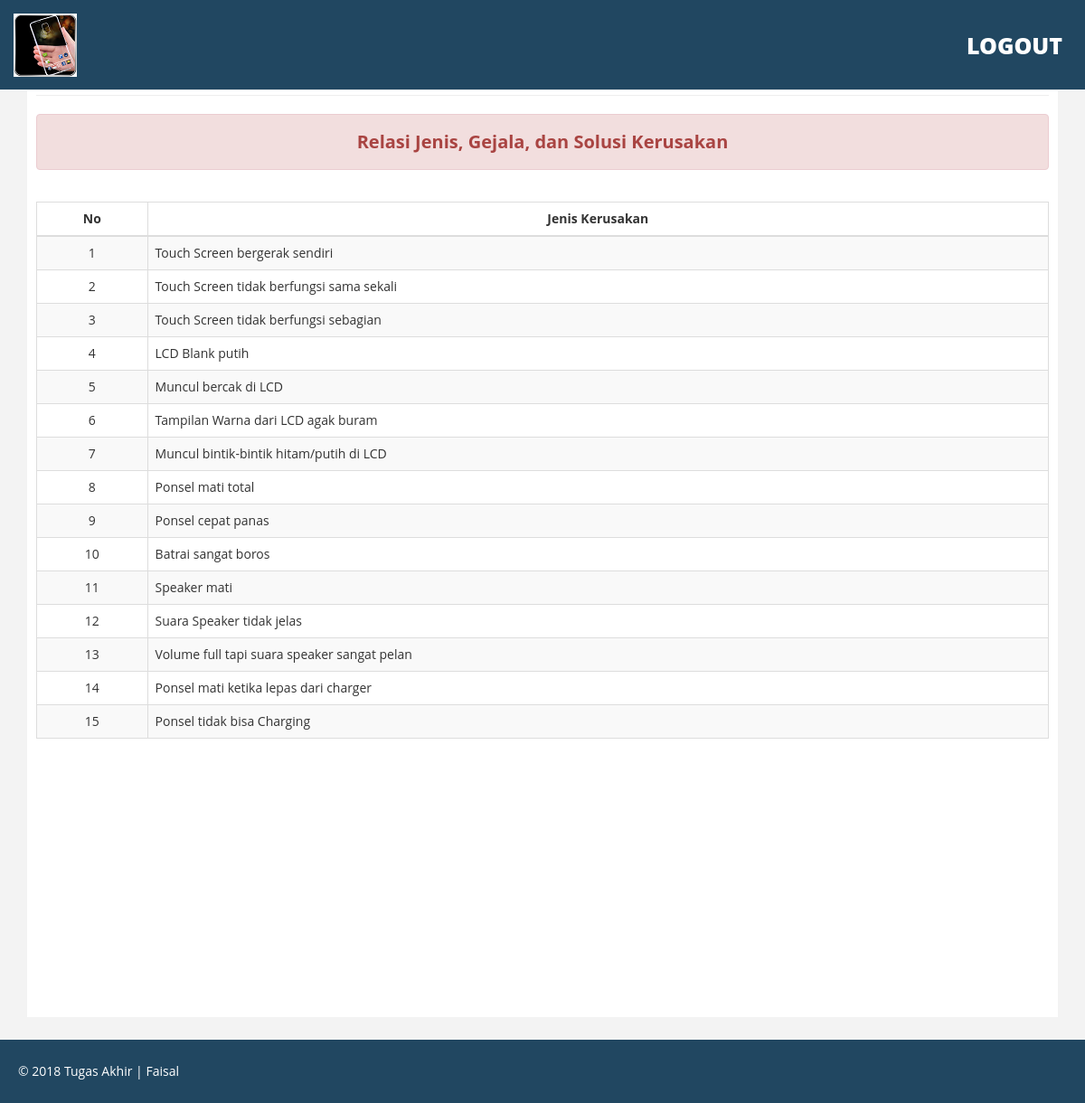
Screenshot of /admin/lihatrelasi with the database file from the repository.
### tables this page shows
CREATE TABLE IF NOT EXISTS `gejala_kerusakan` (
  `id` int(11) NOT NULL AUTO_INCREMENT,
  `nama` varchar(200) NOT NULL,
  `cf` double NOT NULL,
  `kode` varchar(5) NOT NULL,
  PRIMARY KEY (`id`),
  UNIQUE KEY `kode` (`kode`)
);

### application/controllers/Admin_controller.php (called while the page is built, shortened)
<?php
class Admin_controller extends CI_Controller
{
    function __construct()
    {
        $this->load->model('Admin_model');
    }
    function lihat_relasi()
    {
        $data['gejala'] = $this->Admin_model->lihatGejalaKerusakan();
        $data['jenis'] = $this->Admin_model->lihatJenisKerusakan();
        $data['solusi'] = $this->Admin_model->lihatSolusiKerusakan();
        $data['footer'] = $this->load->view("admin/footer.php", '', TRUE);
        $data['header'] = $this->load->view("admin/header.php", '', TRUE);
        $this->load->view('admin/lihat_relasi', $data);
    }
}

### index.php (called while the page is built, shortened)
<?php
require_once BASEPATH.'core/CodeIgniter.php';

### application/models/Admin_model.php (called while the page is built, shortened)
<?php
class Admin_model extends CI_Model
{
    function lihatGejalaKerusakan()
    {
        $this->db->from('gejala_kerusakan');
        $this->db->order_by('kode', 'asc');
        $query = $this->db->get();
        return $query->result_array();
    }
    function lihatJenisKerusakan()
    {
        $this->db->from('jenis_kerusakan');
        $this->db->order_by('kode', 'asc');
        $query = $this->db->get();
        return $query->result_array();
    }
    function lihatSolusiKerusakan()
    {
        $this->db->from('solusi_kerusakan');
        $this->db->order_by('nama', 'asc');
        $query = $this->db->get();
        return $query->result_array();
    }
}

### application/views/admin/lihat_relasi.php (the view, shortened to what this page needs)
<!DOCTYPE html>
<html xmlns="http://www.w3.org/1999/xhtml">
<head>
	<link href="<?php echo base_url("assets/admin"); ?>/css/bootstrap.css" rel="stylesheet" />
	<link href="<?php echo base_url("assets/admin"); ?>/css/font-awesome.css" rel="stylesheet" />
	<link href="<?php echo base_url("assets/admin"); ?>/css/custom.css" rel="stylesheet" />
</head>
<body>
	<div id="wrapper">
		<?php echo $header;?>
		<div id="page-wrapper" >
			<div class="container">
				<div id="page-inner">
					<hr />
					<div class="row">
						<div class="col-lg-12">
							<div class="alert alert-danger text-center" style="font-size: 20px;">
								<strong>Relasi Jenis, Gejala, dan Solusi Kerusakan</strong>
							</div>
						</div>
					</div>
					<div class="row text-center pad-top">
						<div class="col-lg-12 col-md-12 col-sm-12 col-xs-6">
							<table class="table table-striped table-bordered">
								<thead>
									<tr>
										<th class="text-center">No</th>
										<th class="text-center">Jenis Kerusakan</th>
									</tr>
								</thead>
								<tbody>
									<?php foreach ($gejala as $key => $value): ?>
									<tr>
										<td class="text-center"><?php echo ($key+1) ?></td>
										<td class="text-left"><?php echo $value['nama']?></td>
									</tr>
									<?php endforeach ?>
								</tbody>
							</table>
						</div>
					</div>
				</div>
			</div>
		</div>
	</div>
	<?php echo $footer;?>
</body>
</html>

### assets/admin/css/custom.css (style rules this page uses)
body { font-family: 'Open Sans', sans-serif; line-height:30px; }
#wrapper { width: 100%; margin-top:50px; }
#page-wrapper { padding: 15px 0px; min-height: 600px; background:#F3F3F3; }
#page-inner { width:100%; margin:10px 20px 10px 0px; background-color:#fff!important; padding:10px; min-height:1050px; }
.pad-top { padding-top:15px; }
@media (min-width:768px) { #page-wrapper { padding: 15px 0px; min-height: 1050px; } }

### rows the page displays
gejala_kerusakan: nama "Touch Screen bergerak sendiri"
gejala_kerusakan: nama "Touch Screen tidak berfungsi sama sekali"
gejala_kerusakan: nama "Touch Screen tidak berfungsi sebagian"
gejala_kerusakan: nama "LCD Blank putih"
gejala_kerusakan: nama "Muncul bercak di LCD"
gejala_kerusakan: nama "Tampilan Warna dari LCD agak buram"
gejala_kerusakan: nama "Muncul bintik-bintik hitam/putih di LCD"
gejala_kerusakan: nama "Ponsel mati total"
gejala_kerusakan: nama "Ponsel cepat panas"
gejala_kerusakan: nama "Batrai sangat boros"
gejala_kerusakan: nama "Speaker mati"
gejala_kerusakan: nama "Suara Speaker tidak jelas"
gejala_kerusakan: nama "Volume full tapi suara speaker sangat pelan"
gejala_kerusakan: nama "Ponsel mati ketika lepas dari charger"
gejala_kerusakan: nama "Ponsel tidak bisa Charging"
